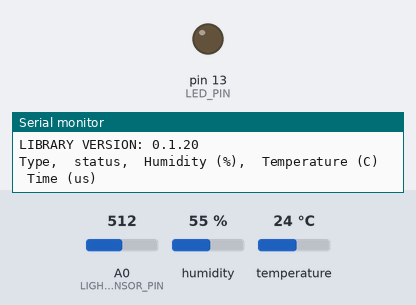
Recording of a sketch running on a simulated Arduino Uno, built with avr-gcc and run on an emulated ATmega328P. Parts: output pins drawn as LEDs (lit = HIGH), the last lines printed to the serial monitor. Wiring (inferred from the names in the program): DHT11 sensor: data pin 5. The test bench sets the inputs (shaded band); at power-on: A0 (LIGHT_SENSOR_PIN) = 512, humidity 55 %, temperature 24 °C. Pins used as bus, display or sensor lines are not drawn.

Above: at 0.5 s.
At 1.5 s:
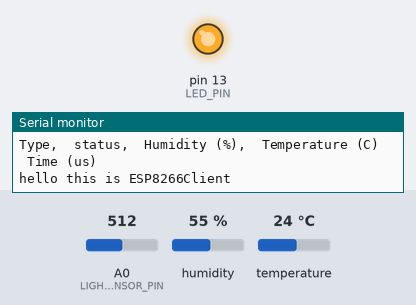
Timing chart, 0 to 5.2 s (numbered marks = the images above):
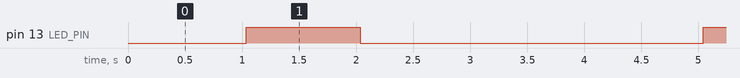

Measured:
- by itself, pin 13 (LED_PIN): alternates HIGH for 1.0 s and LOW for 3.0 s

The sketch:

ESP8266Client.ino
```cpp
//  This is the client code for ESP8266 Arduino Shield by http://www.doit.am/
//  Sends the light sensor and temperature sensor values to the cloud via UDP.
//  Need to set the ESP8266 as STA mode, Socket Type=Client, Transport Type=UDP, Remote IP=(this PC), Remote Port=9000
//  Switch                                             the dual-port switch to OFF, upload the sketch, then switch to ON.

//  LED connected at pin D13
//  Temperature sensor AM2302 connected at pin D5 with 5V
//  Light sensor 595391 connected at pin A0 with 5V

#define LED_PIN 13
#define LIGHT_SENSOR_PIN A0

void setup() {
  // put your setup code here, to run once:
  Serial.begin(9600);
  // initialize LED pin as an output.
  pinMode(LED_PIN, OUTPUT);

  //  Set up the temperature sensor.
  dht22_setup();
}

void loop() {
  // put your main code here, to run repeatedly:
  delay(1000);              // wait for a second
  //  Send a UDP message to the server.
  Serial.println("hello this is ESP8266Client");

  //  Blink the LED.
  digitalWrite(LED_PIN, HIGH);   // turn the LED on (HIGH is the voltage level)
  delay(1000);              // wait for a second
  digitalWrite(LED_PIN, LOW);    // turn the LED off by making the voltage LOW

  //  Read the light sensor.  Returns a range from 0 (very bright) to 1023 (very dark).
  int lightLevel = analogRead(LIGHT_SENSOR_PIN);
  Serial.print("LightLevel: ");
  Serial.println(lightLevel);

  //  Read from the temperature sensor.
  dht22_loop();
}
```

dht.cpp
```cpp
//
//    FILE: dht.cpp
//  AUTHOR: Rob Tillaart
// VERSION: 0.1.20
// PURPOSE: DHT Temperature & Humidity Sensor library for Arduino
//     URL: http://arduino.cc/playground/Main/DHTLib
//
// HISTORY:
// 0.1.20 Reduce footprint (34 bytes) by using int8_t as error codes.
//        (thanks to chaveiro)
// 0.1.19 masking error for DHT11 - FIXED (thanks Richard for noticing)
// 0.1.18 version 1.16/17 broke the DHT11 - FIXED
// 0.1.17 replaced micros() with adaptive loopcount
//        removed DHTLIB_INVALID_VALUE
//        added  DHTLIB_ERROR_CONNECT
//        added  DHTLIB_ERROR_ACK_L  DHTLIB_ERROR_ACK_H
// 0.1.16 masking unused bits (less errors); refactored bits[]
// 0.1.15 reduced # micros calls 2->1 in inner loop.
// 0.1.14 replace digital read with faster (~3x) code
//        => more robust low MHz machines.
//
// 0.1.13 fix negative temperature
// 0.1.12 support DHT33 and DHT44 initial version
// 0.1.11 renamed DHTLIB_TIMEOUT
// 0.1.10 optimized faster WAKEUP + TIMEOUT
// 0.1.09 optimize size: timeout check + use of mask
// 0.1.08 added formula for timeout based upon clockspeed
// 0.1.07 added support for DHT21
// 0.1.06 minimize footprint (2012-12-27)
// 0.1.05 fixed negative temperature bug (thanks to Roseman)
// 0.1.04 improved readability of code using DHTLIB_OK in code
// 0.1.03 added error values for temp and humidity when read failed
// 0.1.02 added error codes
// 0.1.01 added support for Arduino 1.0, fixed typos (31/12/2011)
// 0.1.00 by Rob Tillaart (01/04/2011)
//
// inspired by DHT11 library
//
// Released to the public domain
//

#include "dht.h"

/////////////////////////////////////////////////////
//
// PUBLIC
//

int8_t dht::read11(uint8_t pin)
{
    // READ VALUES
    int8_t result = _readSensor(pin, DHTLIB_DHT11_WAKEUP, DHTLIB_DHT11_LEADING_ZEROS);

    // these bits are always zero, masking them reduces errors.
    bits[0] &= 0x7F;
    bits[2] &= 0x7F;

    // CONVERT AND STORE
    humidity    = bits[0];  // bits[1] == 0;
    temperature = bits[2];  // bits[3] == 0;

    // TEST CHECKSUM
    // bits[1] && bits[3] both 0
    uint8_t sum = bits[0] + bits[2];
    if (bits[4] != sum)
    {
        return DHTLIB_ERROR_CHECKSUM;
    }
    return result;
}

int8_t dht::read(uint8_t pin)
{
    // READ VALUES
    int8_t result = _readSensor(pin, DHTLIB_DHT_WAKEUP, DHTLIB_DHT_LEADING_ZEROS);

    // these bits are always zero, masking them reduces errors.
    bits[0] &= 0x03;
    bits[2] &= 0x83;

    // CONVERT AND STORE
    humidity = word(bits[0], bits[1]) * 0.1;
    temperature = word(bits[2] & 0x7F, bits[3]) * 0.1;
    if (bits[2] & 0x80)  // negative temperature
    {
        temperature = -temperature;
    }

    // TEST CHECKSUM
    uint8_t sum = bits[0] + bits[1] + bits[2] + bits[3];
    if (bits[4] != sum)
    {
        return DHTLIB_ERROR_CHECKSUM;
    }
    return result;
}

/////////////////////////////////////////////////////
//
// PRIVATE
//

int8_t dht::_readSensor(uint8_t pin, uint8_t wakeupDelay, uint8_t leadingZeroBits)
{
    // INIT BUFFERVAR TO RECEIVE DATA
    uint8_t mask = 128;
    uint8_t idx = 0;

    uint8_t data = 0;
    uint8_t state = LOW;
    uint8_t pstate = LOW;
    uint16_t zeroLoop = DHTLIB_TIMEOUT;
    uint16_t delta = 0;

    leadingZeroBits = 40 - leadingZeroBits; // reverse counting...

    // replace digitalRead() with Direct Port Reads.
    // reduces footprint ~100 bytes => portability issue?
    // direct port read is about 3x faster
    uint8_t bit = digitalPinToBitMask(pin);
    uint8_t port = digitalPinToPort(pin);
    volatile uint8_t *PIR = portInputRegister(port);

    // REQUEST SAMPLE
    pinMode(pin, OUTPUT);
    digitalWrite(pin, LOW); // T-be
    delay(wakeupDelay);
    digitalWrite(pin, HIGH); // T-go
    pinMode(pin, INPUT);

    uint16_t loopCount = DHTLIB_TIMEOUT * 2;  // 200uSec max
    // while(digitalRead(pin) == HIGH)
    while ((*PIR & bit) != LOW )
    {
        if (--loopCount == 0) return DHTLIB_ERROR_CONNECT;
    }

    // GET ACKNOWLEDGE or TIMEOUT
    loopCount = DHTLIB_TIMEOUT;
    // while(digitalRead(pin) == LOW)
    while ((*PIR & bit) == LOW )  // T-rel
    {
        if (--loopCount == 0) return DHTLIB_ERROR_ACK_L;
    }

    loopCount = DHTLIB_TIMEOUT;
    // while(digitalRead(pin) == HIGH)
    while ((*PIR & bit) != LOW )  // T-reh
    {
        if (--loopCount == 0) return DHTLIB_ERROR_ACK_H;
    }

    loopCount = DHTLIB_TIMEOUT;

    // READ THE OUTPUT - 40 BITS => 5 BYTES
    for (uint8_t i = 40; i != 0; )
    {
        // WAIT FOR FALLING EDGE
        state = (*PIR & bit);
        if (state == LOW && pstate != LOW)
        {
            if (i > leadingZeroBits) // DHT22 first 6 bits are all zero !!   DHT11 only 1
            {
                zeroLoop = min(zeroLoop, loopCount);
                delta = (DHTLIB_TIMEOUT - zeroLoop)/4;
            }
            else if ( loopCount <= (zeroLoop - delta) ) // long -> one
            {
                data |= mask;
            }
            mask >>= 1;
            if (mask == 0)   // next byte
            {
                mask = 128;
                bits[idx] = data;
                idx++;
                data = 0;
            }
            // next bit
            --i;

            // reset timeout flag
            loopCount = DHTLIB_TIMEOUT;
        }
        pstate = state;
        // Check timeout
        if (--loopCount == 0)
        {
            return DHTLIB_ERROR_TIMEOUT;
        }

    }
    pinMode(pin, OUTPUT);
    digitalWrite(pin, HIGH);

    return DHTLIB_OK;
}
//
// END OF FILE
//
```

dht.h
```cpp
//
//    FILE: dht.h
//  AUTHOR: Rob Tillaart
// VERSION: 0.1.20
// PURPOSE: DHT Temperature & Humidity Sensor library for Arduino
//     URL: http://arduino.cc/playground/Main/DHTLib
//
// HISTORY:
// see dht.cpp file
//

#ifndef dht_h
#define dht_h

#if ARDUINO < 100
#include <WProgram.h>
#include <pins_arduino.h>  // fix for broken pre 1.0 version - TODO TEST
#else
#include <Arduino.h>
#endif

#define DHT_LIB_VERSION "0.1.20"

#define DHTLIB_OK                   0
#define DHTLIB_ERROR_CHECKSUM       -1
#define DHTLIB_ERROR_TIMEOUT        -2
#define DHTLIB_ERROR_CONNECT        -3
#define DHTLIB_ERROR_ACK_L          -4
#define DHTLIB_ERROR_ACK_H          -5

#define DHTLIB_DHT11_WAKEUP         18
#define DHTLIB_DHT_WAKEUP           1

#define DHTLIB_DHT11_LEADING_ZEROS  1
#define DHTLIB_DHT_LEADING_ZEROS    6

// max timeout is 100 usec.
// For a 16 Mhz proc 100 usec is 1600 clock cycles
// loops using DHTLIB_TIMEOUT use at least 4 clock cycli
// so 100 us takes max 400 loops
// so by dividing F_CPU by 40000 we "fail" as fast as possible
#define DHTLIB_TIMEOUT 400 // (F_CPU/40000)

class dht
{
public:
    // return values:
    // DHTLIB_OK
    // DHTLIB_ERROR_CHECKSUM
    // DHTLIB_ERROR_TIMEOUT
    // DHTLIB_ERROR_CONNECT
    // DHTLIB_ERROR_ACK_L
    // DHTLIB_ERROR_ACK_H
    int8_t read11(uint8_t pin);
    int8_t read(uint8_t pin);

    inline int8_t read21(uint8_t pin) { return read(pin); };
    inline int8_t read22(uint8_t pin) { return read(pin); };
    inline int8_t read33(uint8_t pin) { return read(pin); };
    inline int8_t read44(uint8_t pin) { return read(pin); };

    double humidity;
    double temperature;

private:
    uint8_t bits[5];  // buffer to receive data
    int8_t _readSensor(uint8_t pin, uint8_t wakeupDelay, uint8_t leadingZeroBits);
};
#endif
//
// END OF FILE
//
```

dht22_test.ino
```cpp
//
//    FILE: dht22_test.ino
//  AUTHOR: Rob Tillaart
// VERSION: 0.1.03
// PURPOSE: DHT library test sketch for DHT22 && Arduino
//     URL:
// HISTORY:
// 0.1.03 extended stats for all errors
// 0.1.02 added counters for error-regression testing.
// 0.1.01
// 0.1.00 initial version
//
// Released to the public domain
//

#include "dht.h"

dht DHT;

#define DHT22_PIN 5

struct
{
    uint32_t total;
    uint32_t ok;
    uint32_t crc_error;
    uint32_t time_out;
    uint32_t connect;
    uint32_t ack_l;
    uint32_t ack_h;
    uint32_t unknown;
} stat = { 0,0,0,0,0,0,0,0};

void dht22_setup()
{
    //Serial.begin(115200);
    Serial.println("dht22_test.ino");
    Serial.print("LIBRARY VERSION: ");
    Serial.println(DHT_LIB_VERSION);
    Serial.println();
    Serial.println("Type,\tstatus,\tHumidity (%),\tTemperature (C)\tTime (us)");
}

void dht22_loop()
{
    // READ DATA
    Serial.print("DHT22, \t");

    uint32_t start = micros();
    int chk = DHT.read22(DHT22_PIN);
    uint32_t stop = micros();

    stat.total++;
    switch (chk)
    {
    case DHTLIB_OK:
        stat.ok++;
        Serial.print("OK,\t");
        break;
    case DHTLIB_ERROR_CHECKSUM:
        stat.crc_error++;
        Serial.print("Checksum error,\t");
        break;
    case DHTLIB_ERROR_TIMEOUT:
        stat.time_out++;
        Serial.print("Time out error,\t");
        break;
    case DHTLIB_ERROR_CONNECT:
        stat.connect++;
        Serial.print("Connect error,\t");
        break;
    case DHTLIB_ERROR_ACK_L:
        stat.ack_l++;
        Serial.print("Ack Low error,\t");
        break;
    case DHTLIB_ERROR_ACK_H:
        stat.ack_h++;
        Serial.print("Ack High error,\t");
        break;
    default:
        stat.unknown++;
        Serial.print("Unknown error,\t");
        break;
    }
    // DISPLAY DATA
    Serial.print(DHT.humidity, 1);
    Serial.print(",\t");
    Serial.print(DHT.temperature, 1);
    Serial.print(",\t");
    Serial.print(stop - start);
    Serial.println();

    if (stat.total % 20 == 0)
    {
        Serial.println("\nTOT\tOK\tCRC\tTO\tUNK");
        Serial.print(stat.total);
        Serial.print("\t");
        Serial.print(stat.ok);
        Serial.print("\t");
        Serial.print(stat.crc_error);
        Serial.print("\t");
        Serial.print(stat.time_out);
        Serial.print("\t");
        Serial.print(stat.connect);
        Serial.print("\t");
        Serial.print(stat.ack_l);
        Serial.print("\t");
        Serial.print(stat.ack_h);
        Serial.print("\t");
        Serial.print(stat.unknown);
        Serial.println("\n");
    }
    delay(2000);
}
//
// END OF FILE
//
```
